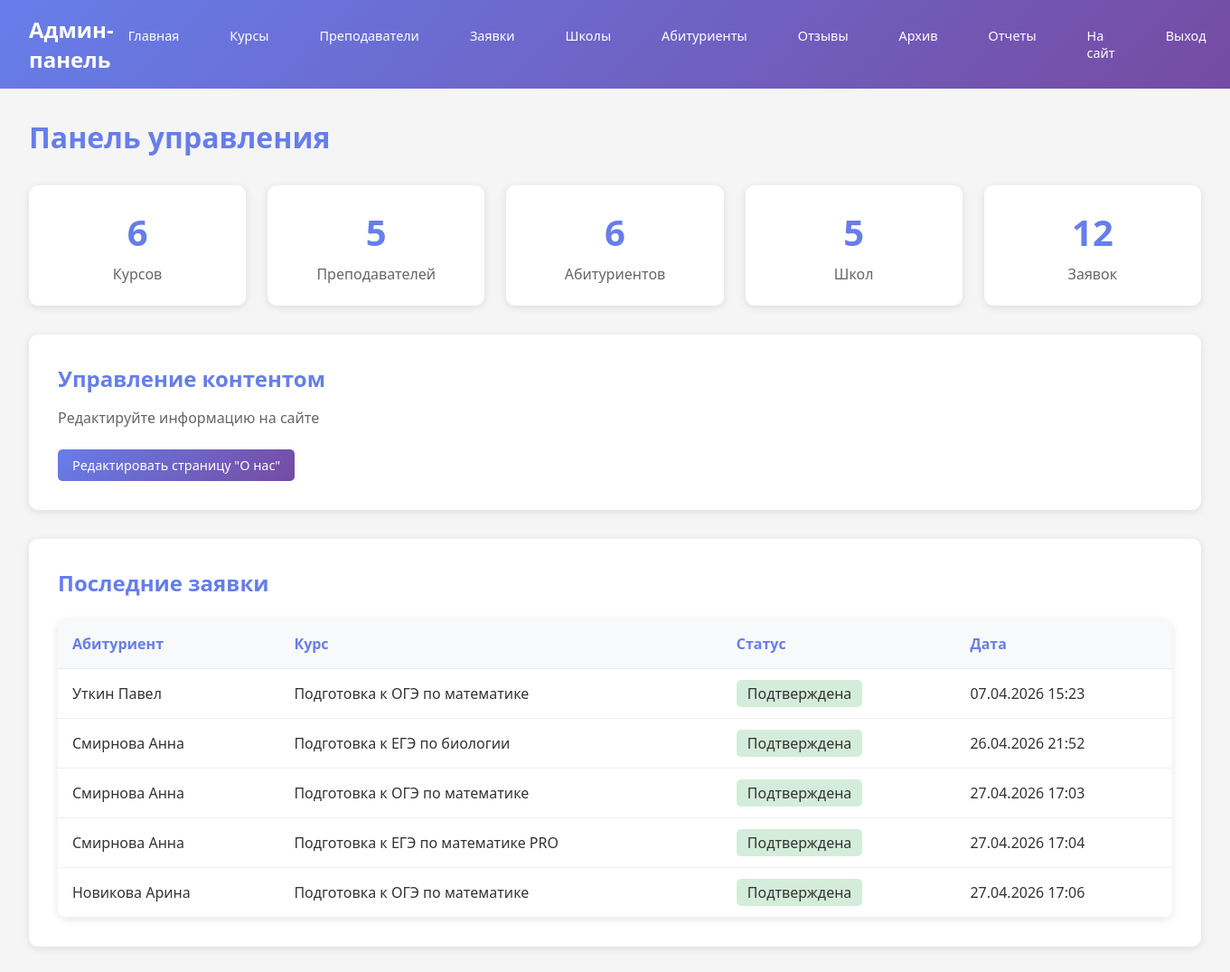
Page /admin-panel/ (signed in) on the committed database.
### main/models.py (models this page shows, shortened)
class RecordCourse(models.Model):
    STATUS_CHOICES = [
        ('В обработке', 'В обработке'),
        ('Подтверждена', 'Подтверждена'),
        ('Отклонена', 'Отклонена'),
        ('Завершена', 'Завершена'),
    ]
    record_id = models.AutoField(primary_key=True)
    abiturient = models.ForeignKey(Abiturient, on_delete=models.CASCADE, db_column='abitur_id')
    course = models.ForeignKey(Course, on_delete=models.CASCADE, db_column='course_id')
    status = models.CharField(
        max_length=20,
        choices=STATUS_CHOICES,
        default='В обработке'
    )
    created_at = models.DateTimeField(auto_now_add=True, null=True, blank=True)
    class Meta:
        db_table = 'record_course'
        constraints = [
            models.UniqueConstraint(
                fields=['abiturient', 'course'],
                name='unique_enrollment_per_course'
            )
        ]

class Abiturient(models.Model):
    abitur_id = models.AutoField(primary_key=True)
    user = models.ForeignKey(Users, on_delete=models.CASCADE, db_column='user_id')
    first_name = models.CharField(
        max_length=100,
        validators=[
            RegexValidator(
                regex=r'^[а-яА-Яa-zA-Z]{2,50}$',
                message='Имя должно содержать от 2 до 50 букв'
            )
        ]
    )
    last_name = models.CharField(
        max_length=100,
        validators=[
            RegexValidator(
                regex=r'^[а-яА-Яa-zA-Z]{2,50}$',
                message='Фамилия должна содержать от 2 до 50 букв'
            )
        ]
    )
    email = models.EmailField(
        max_length=255,
        validators=[EmailValidator(message='Введите корректный email адрес')]
    )
    phone = models.CharField(
        max_length=20,
        blank=True,
        null=True,
        validators=[
            RegexValidator(
                regex=r'^[\+]?[0-9\s\-\(\)]{10,20}$',
                message='Введите телефон в формате +7 (___) ___-__-__'
            )
        ]
    )
    class_name = models.CharField(
        max_length=20,
        db_column='class',
        blank=True,
        null=True,
        validators=[
            RegexValidator(
                regex=r'^[1-4]?[0-9][а-яА-Я]?$',
                message='Введите класс в формате 9а, 10б, 11в'
            )
        ]
    )
    school = models.ForeignKey(
        School,
        on_delete=models.SET_NULL,
        db_column='school_id',
        null=True,
        blank=True
    )
    parent = models.ForeignKey(
        Parent,
        on_delete=models.SET_NULL,
        db_column='parent_id',
        null=True,
        blank=True
    )
    photo = models.ImageField(
        upload_to='students/photos/',
        blank=True,
        null=True,
        help_text='Фотография абитуриента (необязательно)'
    )
    is_activ = models.BooleanField(default=True)
    class Meta:
        db_table = 'abiturients'

class Course(models.Model):
    course_id = models.AutoField(primary_key=True)
    name = models.CharField(max_length=255)
    description = models.TextField()
    teacher = models.ForeignKey(Teacher, on_delete=models.CASCADE, db_column='teacher_id')
    level = models.CharField(max_length=50)
    price = models.DecimalField(
        max_digits=10,
        decimal_places=2,
        validators=[MinValueValidator(0.01)]
    )
    start_date = models.DateField()
    end_date = models.DateField()
    raspisanie = models.CharField(max_length=255, blank=True, null=True)
    is_activ = models.BooleanField(default=True)
    max_students = models.PositiveIntegerField(
        default=15,
        help_text='Максимальное количество студентов на курсе'
    )
    photo_url = models.CharField(max_length=500, blank=True, null=True)
    photo = models.ImageField(
        upload_to='courses/photos/',
        blank=True,
        null=True,
        help_text='Фотография курса (необязательно)'
    )
    class Meta:
        db_table = 'courses'

### main/views.py (the view)
# urls.py: path('admin-panel/', views.admin_dashboard, name='admin_dashboard'),
@staff_member_required
def admin_dashboard(request):
    courses_count = Course.objects.count()
    teachers_count = Teacher.objects.count()
    students_count = Abiturient.objects.count()
    schools_count = School.objects.count()
    records_count = RecordCourse.objects.count()
    recent_records = RecordCourse.objects.select_related('abiturient', 'course')[:5]
    context = {
        'courses_count': courses_count,
        'teachers_count': teachers_count,
        'students_count': students_count,
        'schools_count': schools_count,
        'records_count': records_count,
        'recent_records': recent_records,
    }
    return render(request, 'admin/dashboard.html', context)

### main/templates/admin/dashboard.html (shortened to what this page needs)
{% extends 'admin/base_admin.html' %}
{% block content %}
<h1 style="margin-bottom: 2rem; color: #667eea;">Панель управления</h1>
<div class="stats-grid">
    <div class="stat-card">
        <div class="stat-number">{{ courses_count }}</div>
        <div class="stat-label">Курсов</div>
    </div>
    <div class="stat-card">
        <div class="stat-number">{{ teachers_count }}</div>
        <div class="stat-label">Преподавателей</div>
    </div>
    <div class="stat-card">
        <div class="stat-number">{{ students_count }}</div>
        <div class="stat-label">Абитуриентов</div>
    </div>
    <div class="stat-card">
        <div class="stat-number">{{ schools_count }}</div>
        <div class="stat-label">Школ</div>
    </div>
    <div class="stat-card">
        <div class="stat-number">{{ records_count }}</div>
        <div class="stat-label">Заявок</div>
    </div>
</div>
<div style="background: white; border-radius: 10px; padding: 2rem; box-shadow: 0 2px 10px rgba(0,0,0,0.1); margin-bottom: 2rem;">
    <h2 style="color: #667eea; margin-bottom: 1rem;">Управление контентом</h2>
    <p style="color: #666; margin-bottom: 1.5rem;">Редактируйте информацию на сайте</p>
    <a href="{% url 'admin_edit_about' %}" class="btn">Редактировать страницу "О нас"</a>
</div>
<div style="background: white; border-radius: 10px; padding: 2rem; box-shadow: 0 2px 10px rgba(0,0,0,0.1);">
    <h2 style="color: #667eea; margin-bottom: 1.5rem;">Последние заявки</h2>
    {% if recent_records %}
    <table>
        <thead>
            <tr>
                <th>Абитуриент</th>
                <th>Курс</th>
                <th>Статус</th>
                <th>Дата</th>
            </tr>
        </thead>
        <tbody>
            {% for record in recent_records %}
            <tr>
                <td>{{ record.abiturient.last_name }} {{ record.abiturient.first_name }}</td>
                <td>{{ record.course.name }}</td>
                <td>
                    <span style="padding: 0.25rem 0.75rem; border-radius: 5px; background: {% if record.status == 'Подтверждена' %}#d4edda{% elif record.status == 'В обработке' %}#fff3cd{% else %}#f8d7da{% endif %}; color: #333;">
                        {{ record.status }}
                    </span>
                </td>
                <td>{{ record.created_at|date:"d.m.Y H:i" }}</td>
            </tr>
            {% endfor %}
        </tbody>
    </table>
    {% else %}
    <p style="color: #999; text-align: center;">Заявок пока нет</p>
    {% endif %}
</div>
{% endblock %}

### main/templates/admin/base_admin.html (style rules this page uses)
* { margin: 0; padding: 0; box-sizing: border-box; }
body { font-family: 'Segoe UI', Tahoma, Geneva, Verdana, sans-serif; background-color: #f5f5f5; color: #333; }
.btn { display: inline-block; padding: 0.5rem 1rem; background: linear-gradient(135deg, #667eea 0%, #764ba2 100%); color: white; text-decoration: none; border-radius: 5px; border: none; cursor: pointer; font-size: 0.9rem; }
table { width: 100%; background: white; border-radius: 10px; overflow: hidden; box-shadow: 0 2px 10px rgba(0,0,0,0.1); border-collapse: collapse; }
th, td { padding: 1rem; text-align: left; border-bottom: 1px solid #eee; }
th { background: #f8f9fa; font-weight: 600; color: #667eea; }
.stats-grid { display: grid; grid-template-columns: repeat(auto-fit, minmax(200px, 1fr)); gap: 1.5rem; margin-bottom: 2rem; }
.stat-card { background: white; border-radius: 10px; padding: 1.5rem; box-shadow: 0 2px 10px rgba(0,0,0,0.1); text-align: center; }
.stat-number { font-size: 2.5rem; font-weight: bold; color: #667eea; }
.stat-label { color: #666; margin-top: 0.5rem; }

### rows in the picture
RecordCourse: abiturient.last_name "Уткин", abiturient.first_name "Павел", course.name "Подготовка к ОГЭ по математике", status "Подтверждена", created_at "07.04.2026 15:23"
RecordCourse: abiturient.last_name "Смирнова", abiturient.first_name "Анна", course.name "Подготовка к ЕГЭ по биологии", status "Подтверждена", created_at "26.04.2026 21:52"
RecordCourse: abiturient.last_name "Смирнова", abiturient.first_name "Анна", course.name "Подготовка к ОГЭ по математике", status "Подтверждена", created_at "27.04.2026 17:03"
RecordCourse: abiturient.last_name "Смирнова", abiturient.first_name "Анна", course.name "Подготовка к ЕГЭ по математике PRO", status "Подтверждена", created_at "27.04.2026 17:04"
RecordCourse: abiturient.last_name "Новикова", abiturient.first_name "Арина", course.name "Подготовка к ОГЭ по математике", status "Подтверждена", created_at "27.04.2026 17:06"

### other values in the picture
{{ courses_count }} "6"
{{ teachers_count }} "5"
{{ students_count }} "6"
{{ schools_count }} "5"
{{ records_count }} "12"
